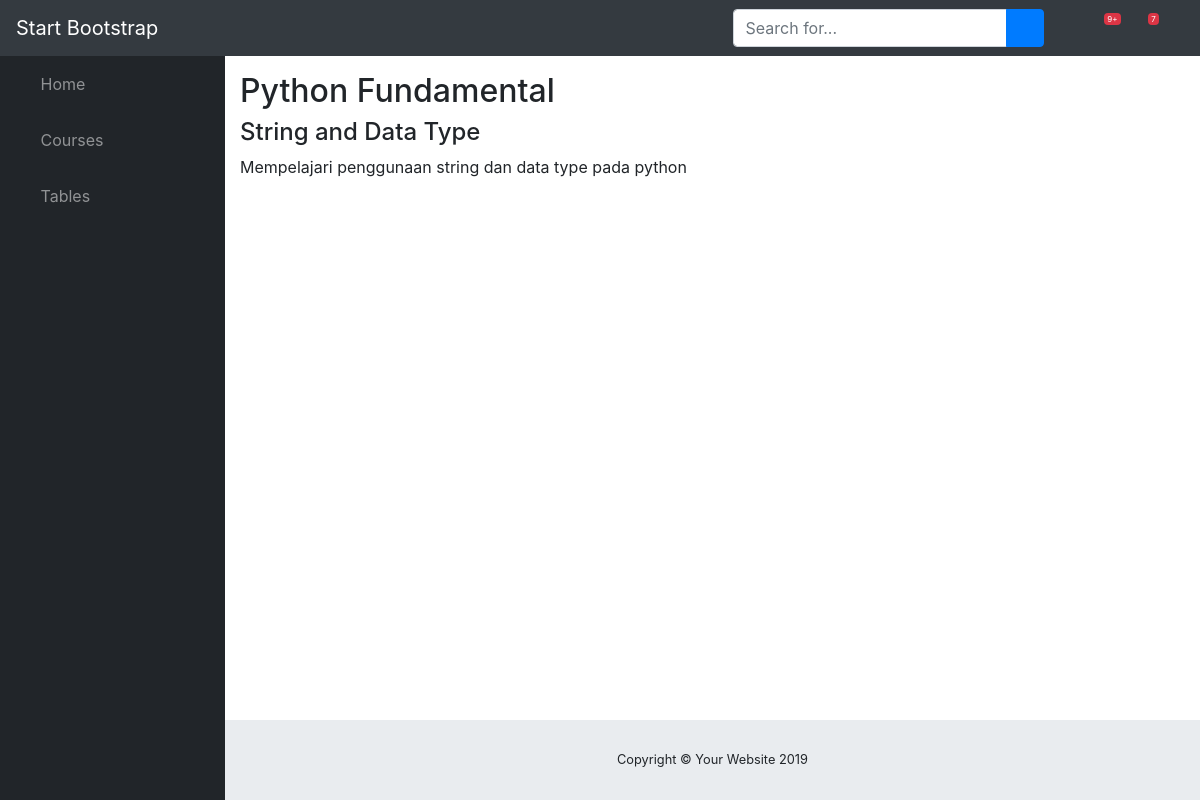
The page /courses/1/1 on the database its author committed.
### courses/models.py (models this page shows, shortened)
class Step(models.Model):
    title = models.CharField(max_length=255)
    description = models.TextField()
    order = models.IntegerField(default=0)
    content = models.TextField(blank=True,default='')
    course = models.ForeignKey(Course,on_delete=models.CASCADE)
    class Meta:
        ordering = ['-order','title',]

class Course(models.Model):
    created_at = models.DateTimeField(auto_now_add=True)
    title = models.CharField(max_length=255)
    description = models.TextField()

### courses/views.py (the view)
# urls.py: path("<int:course_pk>/<int:step_pk>",views.step_detail,name='step'),
def step_detail(request,course_pk,step_pk):
    step = get_object_or_404(Step,course_id=course_pk,pk=step_pk)
    return render(request,'courses/detail_step.html',{'step':step})

### courses/templates/courses/detail_step.html (shortened to what this page needs)
{% extends 'sblayout.html' %}
{% block content %}
<article>
    <h2>{{ step.course.title }}</h2>
    <h4>{{ step.title }}</h4>
    {{ step.content|linebreaks }}
</article>
{% endblock content %}

### rows shown on the page
Step: course "Python Fundamental", title "String and Data Type", content "Mempelajari penggunaan string dan data type pada python"
